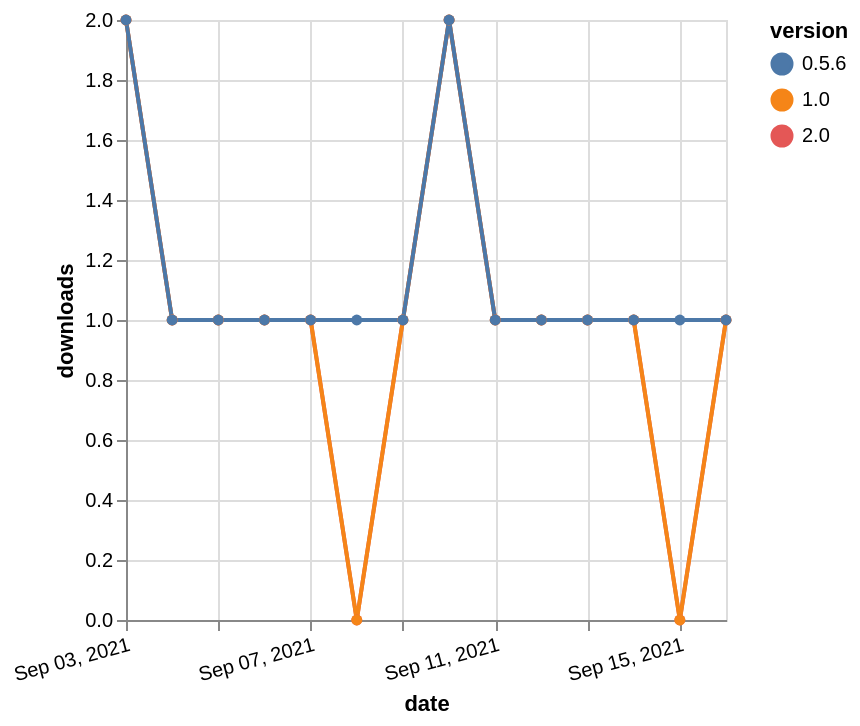

Express this chart as Vega-Lite.
### Vega-Lite specification from a JSON file in a GitHub repository (floating-point values rounded to 4 significant figures)
{"$schema": "https://vega.github.io/schema/vega-lite/v5.json", "description": "A simple bar chart with embedded data.", "data": {"values": [{"date": "2021-09-03", "total": 60, "delta": 2, "version": "2.0"}, {"date": "2021-09-04", "total": 61, "delta": 1, "version": "2.0"}, {"date": "2021-09-05", "total": 62, "delta": 1, "version": "2.0"}, {"date": "2021-09-06", "total": 63, "delta": 1, "version": "2.0"}, {"date": "2021-09-07", "total": 64, "delta": 1, "version": "2.0"}, {"date": "2021-09-08", "total": 64, "delta": 0, "version": "2.0"}, {"date": "2021-09-09", "total": 65, "delta": 1, "version": "2.0"}, {"date": "2021-09-10", "total": 67, "delta": 2, "version": "2.0"}, {"date": "2021-09-11", "total": 68, "delta": 1, "version": "2.0"}, {"date": "2021-09-12", "total": 69, "delta": 1, "version": "2.0"}, {"date": "2021-09-13", "total": 70, "delta": 1, "version": "2.0"}, {"date": "2021-09-14", "total": 71, "delta": 1, "version": "2.0"}, {"date": "2021-09-15", "total": 71, "delta": 0, "version": "2.0"}, {"date": "2021-09-16", "total": 72, "delta": 1, "version": "2.0"}, {"date": "2021-09-03", "total": 116, "delta": 2, "version": "1.0"}, {"date": "2021-09-04", "total": 117, "delta": 1, "version": "1.0"}, {"date": "2021-09-05", "total": 118, "delta": 1, "version": "1.0"}, {"date": "2021-09-06", "total": 119, "delta": 1, "version": "1.0"}, {"date": "2021-09-07", "total": 120, "delta": 1, "version": "1.0"}, {"date": "2021-09-08", "total": 120, "delta": 0, "version": "1.0"}, {"date": "2021-09-09", "total": 121, "delta": 1, "version": "1.0"}, {"date": "2021-09-10", "total": 123, "delta": 2, "version": "1.0"}, {"date": "2021-09-11", "total": 124, "delta": 1, "version": "1.0"}, {"date": "2021-09-12", "total": 125, "delta": 1, "version": "1.0"}, {"date": "2021-09-13", "total": 126, "delta": 1, "version": "1.0"}, {"date": "2021-09-14", "total": 127, "delta": 1, "version": "1.0"}, {"date": "2021-09-15", "total": 127, "delta": 0, "version": "1.0"}, {"date": "2021-09-16", "total": 128, "delta": 1, "version": "1.0"}, {"date": "2021-09-03", "total": 165, "delta": 2, "version": "0.5.6"}, {"date": "2021-09-04", "total": 166, "delta": 1, "version": "0.5.6"}, {"date": "2021-09-05", "total": 167, "delta": 1, "version": "0.5.6"}, {"date": "2021-09-06", "total": 168, "delta": 1, "version": "0.5.6"}, {"date": "2021-09-07", "total": 169, "delta": 1, "version": "0.5.6"}, {"date": "2021-09-08", "total": 170, "delta": 1, "version": "0.5.6"}, {"date": "2021-09-09", "total": 171, "delta": 1, "version": "0.5.6"}, {"date": "2021-09-10", "total": 173, "delta": 2, "version": "0.5.6"}, {"date": "2021-09-11", "total": 174, "delta": 1, "version": "0.5.6"}, {"date": "2021-09-12", "total": 175, "delta": 1, "version": "0.5.6"}, {"date": "2021-09-13", "total": 176, "delta": 1, "version": "0.5.6"}, {"date": "2021-09-14", "total": 177, "delta": 1, "version": "0.5.6"}, {"date": "2021-09-15", "total": 178, "delta": 1, "version": "0.5.6"}, {"date": "2021-09-16", "total": 179, "delta": 1, "version": "0.5.6"}]}, "width": "container", "mark": {"type": "line", "point": {"filled": true}}, "encoding": {"x": {"field": "date", "type": "temporal", "timeUnit": "yearmonthdate", "title": "date", "axis": {"labelAngle": -15}}, "y": {"field": "delta", "type": "quantitative", "title": "downloads"}, "color": {"field": "version", "type": "nominal"}, "tooltip": {"field": "delta"}}}
